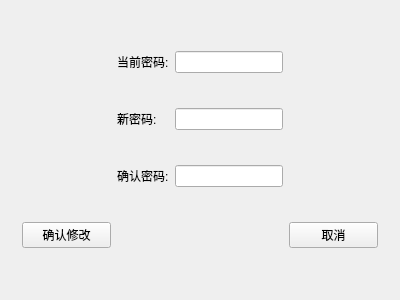
<?xml version="1.0" encoding="UTF-8"?>
<ui version="4.0">
 <class>CStudyLogin</class>
 <widget class="QWidget" name="CStudyLogin">
  <property name="geometry">
   <rect>
    <x>0</x>
    <y>0</y>
    <width>400</width>
    <height>300</height>
   </rect>
  </property>
  <property name="windowTitle">
   <string>CStudyLogin</string>
  </property>
  <layout class="QGridLayout" name="gridLayout">
   <item row="0" column="0">
    <widget class="QStackedWidget" name="stackedWidget">
     <property name="currentIndex">
      <number>2</number>
     </property>
     <widget class="QWidget" name="m_loginPage">
      <layout class="QGridLayout" name="gridLayout_2">
       <item row="1" column="1">
        <widget class="QLabel" name="m_passwordlabel">
         <property name="text">
          <string>密码：</string>
         </property>
        </widget>
       </item>
       <item row="0" column="3">
        <spacer name="horizontalSpacer_2">
         <property name="orientation">
          <enum>Qt::Horizontal</enum>
         </property>
         <property name="sizeHint" stdset="0">
          <size>
           <width>40</width>
           <height>20</height>
          </size>
         </property>
        </spacer>
       </item>
       <item row="0" column="1">
        <widget class="QLabel" name="m_usernamelabel">
         <property name="text">
          <string>用户名：</string>
         </property>
        </widget>
       </item>
       <item row="1" column="2">
        <widget class="QLineEdit" name="m_passwordLineEdit">
         <property name="echoMode">
          <enum>QLineEdit::Password</enum>
         </property>
        </widget>
       </item>
       <item row="0" column="2">
        <widget class="QLineEdit" name="m_usernameLineEdit"/>
       </item>
       <item row="0" column="0">
        <spacer name="horizontalSpacer">
         <property name="orientation">
          <enum>Qt::Horizontal</enum>
         </property>
         <property name="sizeHint" stdset="0">
          <size>
           <width>40</width>
           <height>20</height>
          </size>
         </property>
        </spacer>
       </item>
       <item row="2" column="3">
        <widget class="QPushButton" name="m_registerPushButton">
         <property name="text">
          <string>注册</string>
         </property>
        </widget>
       </item>
       <item row="2" column="0">
        <widget class="QPushButton" name="m_loginPushButton">
         <property name="text">
          <string>登录</string>
         </property>
        </widget>
       </item>
      </layout>
     </widget>
     <widget class="QWidget" name="m_registerPage">
      <layout class="QGridLayout" name="gridLayout_3">
       <item row="1" column="2">
        <widget class="QLineEdit" name="m_registerPasswordLineEdit">
         <property name="echoMode">
          <enum>QLineEdit::Password</enum>
         </property>
        </widget>
       </item>
       <item row="0" column="2">
        <widget class="QLineEdit" name="m_registerUsernameLineEdit"/>
       </item>
       <item row="2" column="2">
        <widget class="QLineEdit" name="m_confirmPasswordLineEdit">
         <property name="echoMode">
          <enum>QLineEdit::Password</enum>
         </property>
        </widget>
       </item>
       <item row="2" column="1">
        <widget class="QLabel" name="m_confirmPasswordLabel">
         <property name="text">
          <string>确认密码：</string>
         </property>
        </widget>
       </item>
       <item row="0" column="1">
        <widget class="QLabel" name="m_registerUsernameLabel">
         <property name="text">
          <string>用户名：</string>
         </property>
        </widget>
       </item>
       <item row="1" column="1">
        <widget class="QLabel" name="m_registerPasswordLabel">
         <property name="text">
          <string>密码：</string>
         </property>
        </widget>
       </item>
       <item row="0" column="3">
        <spacer name="horizontalSpacer_4">
         <property name="orientation">
          <enum>Qt::Horizontal</enum>
         </property>
         <property name="sizeHint" stdset="0">
          <size>
           <width>40</width>
           <height>20</height>
          </size>
         </property>
        </spacer>
       </item>
       <item row="3" column="1" colspan="2">
        <widget class="QPushButton" name="m_confirmRegisterPushButton">
         <property name="text">
          <string>注册</string>
         </property>
        </widget>
       </item>
       <item row="0" column="0">
        <spacer name="horizontalSpacer_3">
         <property name="orientation">
          <enum>Qt::Horizontal</enum>
         </property>
         <property name="sizeHint" stdset="0">
          <size>
           <width>40</width>
           <height>20</height>
          </size>
         </property>
        </spacer>
       </item>
       <item row="4" column="1" colspan="2">
        <widget class="QPushButton" name="m_backToLoginPushButton">
         <property name="text">
          <string>返回登录界面</string>
         </property>
        </widget>
       </item>
      </layout>
     </widget>
     <widget class="QWidget" name="m_modPage">
      <layout class="QGridLayout" name="gridLayout_4">
       <item row="0" column="0">
        <spacer name="horizontalSpacer_5">
         <property name="orientation">
          <enum>Qt::Horizontal</enum>
         </property>
         <property name="sizeHint" stdset="0">
          <size>
           <width>40</width>
           <height>20</height>
          </size>
         </property>
        </spacer>
       </item>
       <item row="0" column="1">
        <widget class="QLabel" name="m_currentPasswordLabel">
         <property name="text">
          <string>当前密码:</string>
         </property>
        </widget>
       </item>
       <item row="0" column="2">
        <widget class="QLineEdit" name="m_currentPasswordLineEdit">
         <property name="echoMode">
          <enum>QLineEdit::Password</enum>
         </property>
        </widget>
       </item>
       <item row="1" column="1">
        <widget class="QLabel" name="m_newPasswordLabel">
         <property name="text">
          <string>新密码:</string>
         </property>
        </widget>
       </item>
       <item row="1" column="2">
        <widget class="QLineEdit" name="m_newPasswordLineEdit">
         <property name="echoMode">
          <enum>QLineEdit::Password</enum>
         </property>
        </widget>
       </item>
       <item row="2" column="1">
        <widget class="QLabel" name="m_confirmNewPasswordLabel">
         <property name="text">
          <string>确认密码:</string>
         </property>
        </widget>
       </item>
       <item row="2" column="2">
        <widget class="QLineEdit" name="m_confirmNewPasswordLineEdit">
         <property name="echoMode">
          <enum>QLineEdit::Password</enum>
         </property>
        </widget>
       </item>
       <item row="0" column="3">
        <spacer name="horizontalSpacer_6">
         <property name="orientation">
          <enum>Qt::Horizontal</enum>
         </property>
         <property name="sizeHint" stdset="0">
          <size>
           <width>40</width>
           <height>20</height>
          </size>
         </property>
        </spacer>
       </item>
       <item row="3" column="3">
        <widget class="QPushButton" name="m_modCancelPushButton">
         <property name="text">
          <string>取消</string>
         </property>
        </widget>
       </item>
       <item row="3" column="0">
        <widget class="QPushButton" name="m_confirmNewPasswordPushButton">
         <property name="text">
          <string>确认修改</string>
         </property>
        </widget>
       </item>
      </layout>
     </widget>
    </widget>
   </item>
  </layout>
 </widget>
 <layoutdefault spacing="6" margin="11"/>
 <resources/>
 <connections/>
</ui>
